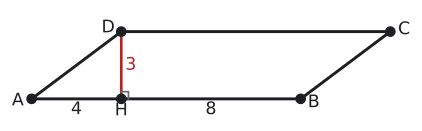

Recreate this plot in Python.
import sys; sys.path.insert(0, "tools")
from cizim import *

P = lambda x, y: np.array([float(x), float(y)])
uz = lambda U, V: round(float(np.linalg.norm(U - V)), 4)
def acisi(K, U, V):
    u, v = U - K, V - K
    return round(float(np.degrees(np.arccos(np.dot(u, v) / np.linalg.norm(u) / np.linalg.norm(v)))), 3)
def birim(U, V):
    t = (V - U) / np.linalg.norm(V - U); return t, np.array([-t[1], t[0]])
def dondur(Q, derece):
    a = np.radians(derece); return P(Q[0] * np.cos(a) - Q[1] * np.sin(a), Q[0] * np.sin(a) + Q[1] * np.cos(a))
def ayak(Q, U, V):
    t, _ = birim(U, V); return U + np.dot(Q - U, t) * t
def paralel_isareti(U, V, n=1, f=0.5):
    t, _ = birim(U, V)
    for i in range(n):
        M = U + f * (V - U) + (i - (n - 1) / 2) * 0.32 * S * t
        ax.annotate("", xy=M + 0.22 * S * t, xytext=M - 0.22 * S * t, arrowprops=dict(arrowstyle="-|>", color=SOLUK, lw=1.3, mutation_scale=13))
def cetik(U, V, n=1, renk=SOLUK, f=0.5):
    M = U + f * (V - U); t, m = birim(U, V)
    for i in range(n):
        c = M + (i - (n - 1) / 2) * 0.2 * S * t
        ax.plot(*zip(c - 0.22 * S * m, c + 0.22 * S * m), color=renk, lw=1.5)
def olcu(U, V, metin, d=0.5, renk=YAZI, fs=13, f=0.5):
    """[UV] üzerinde f oranındaki noktaya, U->V yönünün soluna d*S uzağa yazı (d < 0: sağına)."""
    M = U + f * (V - U); _, m = birim(U, V)
    ax.text(*(M + d * S * m), metin, ha="center", va="center", color=renk, fontsize=fs)
def dik_isareti(K, U, V, r=0.4):
    a_ = (U - K) / np.linalg.norm(U - K) * r * S; b_ = (V - K) / np.linalg.norm(V - K) * r * S
    ax.plot(*zip(K + a_, K + a_ + b_, K + b_), color=SOLUK, lw=1.3)
def harf(Q, metin, dx, dy, renk=YAZI, fs=13):
    ax.text(Q[0] + dx * S, Q[1] + dy * S, metin, ha="center", va="center", color=renk, fontsize=fs)
def cizgi(U, V, renk=YAZI, lw=2.2, ls="-"):
    ax.plot(*zip(U, V), color=renk, lw=lw, ls=ls)
def boya(noktalar, renk):
    ax.add_patch(patches.Polygon(noktalar, closed=True, facecolor=renk, edgecolor="none"))
def yay(K, U, V, r=0.8, renk=MAVI, n=1):
    for i in range(n): aci(ax, K, U, V, r=(r + 0.18 * i) * S, renk=renk)
def yay_yazi(K, U, V, metin, d=1.4, renk=MAVI, fs=12):
    """K köşesindeki U-K-V açısının ortasından d*S uzağa yazı."""
    u = (U - K) / np.linalg.norm(U - K); v = (V - K) / np.linalg.norm(V - K); o = (u + v) / np.linalg.norm(u + v)
    ax.text(*(K + d * S * o), metin, ha="center", va="center", color=renk, fontsize=fs)
def basla(xmin, xmax, ymin, ymax, en=5.5):
    global fig, ax
    fig, ax = sekil(en, en * (ymax - ymin) / (xmax - xmin))
    ax.set_aspect("equal"); ax.axis("off"); ax.set_xlim(xmin, xmax); ax.set_ylim(ymin, ymax)
def dortgen(A, B, C, D, dolgu=None):
    if dolgu: boya([A, B, C, D], dolgu)
    ax.plot(*zip(A, B, C, D, A), color=YAZI)
    for Q in (A, B, C, D): nokta(ax, *Q, "")
def koseler(A, B, C, D, d=0.55):
    O = (A + B + C + D) / 4
    for Q, ad in ((A, "A"), (B, "B"), (C, "C"), (D, "D")):
        y = (Q - O) / np.linalg.norm(Q - O); harf(Q, ad, d * y[0] * 1.3, d * y[1])
def pk(AB, AD, derece):
    """A orijinde, [AB] yatay; ABCD paralelkenarının köşeleri."""
    a = np.radians(derece); A, B = P(0, 0), P(AB, 0); D = P(AD * np.cos(a), AD * np.sin(a)); return A, B, B + D, D
def cerceve(noktalar, kenar=1.2):
    xs = [q[0] for q in noktalar]; ys = [q[1] for q in noktalar]
    return min(xs) - kenar * S, max(xs) + kenar * S, min(ys) - kenar * S, max(ys) + kenar * S
def alan(noktalar, metin, renk=YAZI, dx=0, dy=0, fs=13):
    """Çokgenin ağırlık merkezine (köşelerin ortalaması) yazı."""
    O = sum(noktalar) / len(noktalar)
    ax.text(O[0] + dx * S, O[1] + dy * S, metin, ha="center", va="center", color=renk, fontsize=fs, fontweight="bold")
def kesisim(P1, P2, P3, P4):
    """[P1P2] ve [P3P4] doğrularının kesişimi."""
    d1, d2 = P2 - P1, P4 - P3
    x2 = lambda u, v: u[0] * v[1] - u[1] * v[0]
    t = x2(P3 - P1, d2) / x2(d1, d2); return P1 + t * d1
def alan_hesap(*Q):
    return round(abs(sum(Q[i][0] * Q[(i + 1) % len(Q)][1] - Q[(i + 1) % len(Q)][0] * Q[i][1] for i in range(len(Q)))) / 2, 4)


# Soru 1: [DH] ⊥ [AB], |AH| = 4, |HB| = 8, |DH| = 3. Alan 36.
A, B, D = P(0, 0), P(12, 0), P(4, 3); C = B + D; H = P(4, 0)
S = 16 / 15
print("AD", uz(A, D), "alan", alan_hesap(A, B, C, D))
basla(*cerceve([A, B, C, D], 1.0))
dortgen(A, B, C, D); koseler(A, B, C, D, 0.45)
cizgi(D, H, KIRMIZI, 2); dik_isareti(H, D, B, 0.3)
nokta(ax, *H, ""); harf(H, "H", 0, -0.5)
olcu(A, H, "4", -0.45); olcu(H, B, "8", -0.45); olcu(D, H, "3", 0.4, KIRMIZI)
kaydet(fig, __file__)
